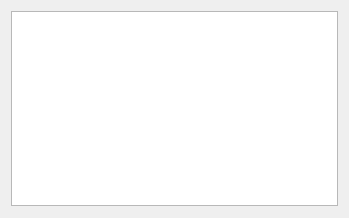
<?xml version="1.0" encoding="UTF-8"?>
<ui version="4.0">
 <class>Form</class>
 <widget class="QWidget" name="Form">
  <property name="geometry">
   <rect>
    <x>0</x>
    <y>0</y>
    <width>349</width>
    <height>218</height>
   </rect>
  </property>
  <property name="windowTitle">
   <string>Form</string>
  </property>
  <layout class="QVBoxLayout" name="verticalLayout_4">
   <property name="spacing">
    <number>6</number>
   </property>
   <property name="bottomMargin">
    <number>12</number>
   </property>
   <item>
    <widget class="QPlainTextEdit" name="plainTextEdit">
     <property name="plainText">
      <string/>
     </property>
    </widget>
   </item>
  </layout>
 </widget>
 <resources/>
 <connections/>
</ui>
